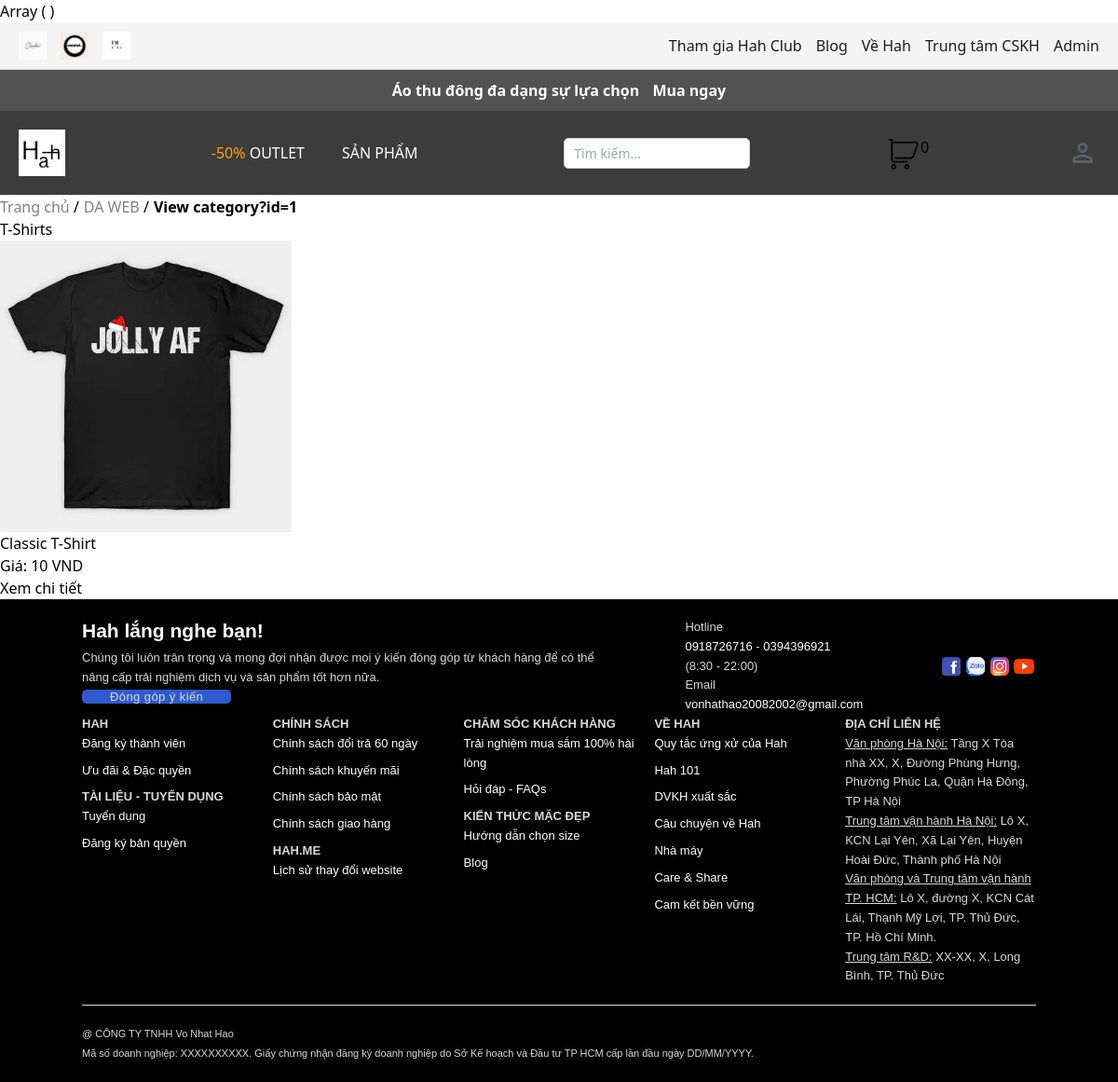
Screenshot of /view_category.php?id=1 with the database file from the repository.
### tables this page shows
CREATE TABLE IF NOT EXISTS `categories` (
  `category_id` int NOT NULL AUTO_INCREMENT,
  `category_name` varchar(50) DEFAULT NULL,
  `description` text,
  PRIMARY KEY (`category_id`)
);

CREATE TABLE IF NOT EXISTS `products` (
  `product_id` int NOT NULL AUTO_INCREMENT,
  `name` varchar(100) DEFAULT NULL,
  `description` text,
  `price` decimal(10,2) DEFAULT NULL,
  `category_id` int DEFAULT NULL,
  `status` varchar(20) DEFAULT NULL,
  `image_url` varchar(255) DEFAULT NULL,
  `created_at` timestamp NULL DEFAULT CURRENT_TIMESTAMP,
  `discount` decimal(10,2) DEFAULT '0.00',
  PRIMARY KEY (`product_id`),
  KEY `category_id` (`category_id`)
);

### classes/Category.class.php (called while the page is built, shortened)
<?php
class Category extends Db{
    private $db;
    public function __construct($db) {
        $this->db = $db;
    }
    public function getCategoryById($id) {
        $sql = "SELECT * FROM categories WHERE category_id = ?";
        return $this->db->fetchRow($sql, [$id]);
    }
    public function getAllCategories() {
        $sql = "SELECT * FROM categories";
        return $this->db->select($sql);
    }
}
?>

### classes/Db.class.php (called while the page is built, shortened)
<?php
class Db
{
    private $dbh = null;
    public function __construct()
    {
        $driver = "mysql:host=" . HOST . "; dbname=" . DB_NAME;
        try {
            $this->dbh = new PDO($driver, DB_USER, DB_PASS);
            $this->dbh->exec("set names utf8");
        } catch (PDOException $e) {
            echo "Err:" . $e->getMessage();
            exit();
        }
    }
    public function query($sql, $arr = array(), $mode = PDO::FETCH_ASSOC)
    {
        $stm = $this->dbh->prepare($sql);
        if (!$stm->execute($arr)) {
            echo "Sql Error!";
            exit;
        }
        return $stm->fetchAll($mode);
    }
    public function select($sql, $arr = array(), $mode = PDO::FETCH_ASSOC)
    {
        return $this->query($sql, $arr, $mode);
    }
    public function fetchAll($sql, $params = []) {
        try {
            $stmt = $this->dbh->prepare($sql);
            foreach ($params as $key => $value) {
                $stmt->bindValue($key + 1, $value);
            }
            $stmt->execute();
            return $stmt->fetchAll(PDO::FETCH_ASSOC);
        } catch (PDOException $e) {
            die("Lỗi truy vấn: " . $e->getMessage());
        }
    }
    public function fetchRow($sql, $params = []) {
        try {
            $stmt = $this->dbh->prepare($sql);
            foreach ($params as $key => $value) {
                $stmt->bindValue($key + 1, $value);
            }
            $stmt->execute();
            return $stmt->fetch(PDO::FETCH_ASSOC);
        } catch (PDOException $e) {
            die("Lỗi truy vấn: " . $e->getMessage());
        }
    }
}

### classes/Product.class.php (called while the page is built, shortened)
<?php
class Product extends Db
{
    private $db;
    public function __construct($db)
    {
        $this->db = $db;
    }
    public function getProductsByCategory($categoryId) {
        $sql = "SELECT * FROM products WHERE category_id = ?";
        return $this->db->fetchAll($sql, [$categoryId]);
    }
}

### view_category.php (the view, shortened to what this page needs)
<?php
require_once 'classes/Db.class.php';
require_once 'classes/Product.class.php';
require_once 'classes/Category.class.php';
require_once 'includes/breadcrumb.php';
$db = new Db();
$product = new Product($db);
$category = new Category($db);
$categoryId = isset($_GET['id']) ? intval($_GET['id']) : 0;
$currentCategory = $category->getCategoryById($categoryId);
$products = $product->getProductsByCategory($categoryId);
?>
<!DOCTYPE html>
<html lang="en">
<head>
    <link rel="stylesheet" href="assets/css/style.css">
</head>
<body>
    <?php include 'includes/header.php'; ?>
    <main>
        <h1><?php echo htmlspecialchars($currentCategory['category_name']); ?></h1>
        <div class="product-list">
            <?php if (!empty($products)): ?>
                <?php foreach ($products as $product): ?>
                    <div class="product-item">
                        <img src="assets/images/products/<?php echo htmlspecialchars($product['image_url']); ?>" alt="<?php echo htmlspecialchars($product['name']); ?>">
                        <h3><?php echo htmlspecialchars($product['name']); ?></h3>
                        <p>Giá: <?php echo number_format($product['price'], 0, ',', '.'); ?> VND</p>
                        <a href="product_detail.php?id=<?php echo $product['product_id']; ?>">Xem chi tiết</a>
                    </div>
                <?php endforeach; ?>
            <?php else: ?>
                <p>Không có sản phẩm nào trong danh mục này.</p>
            <?php endif; ?>
        </div>
    </main>
    <?php include 'includes/footer.php'; ?>
</body>
</html>

### assets/css/style.css (style rules this page uses)
:root { --primary-color: #007bff; --background-color: #f4f4f4; --background-color-pri: #3c3c3c; --text-color: #1d1d1d; --link-color: #007bff; --hover-color: #0056b3; --error-color: red; }
body { font-family: "NotoSerif", Arial, sans-serif; }

### rows the page displays
categories: category_name "T-Shirts"
products: image_url (picture), name "Classic T-Shirt", price "10"

### other values shown
$totalQuantity "0"
$breadcrumb['label'] "Trang chủ"
$breadcrumb['label'] "DA WEB"
$breadcrumb['label'] "View category?id=1"
